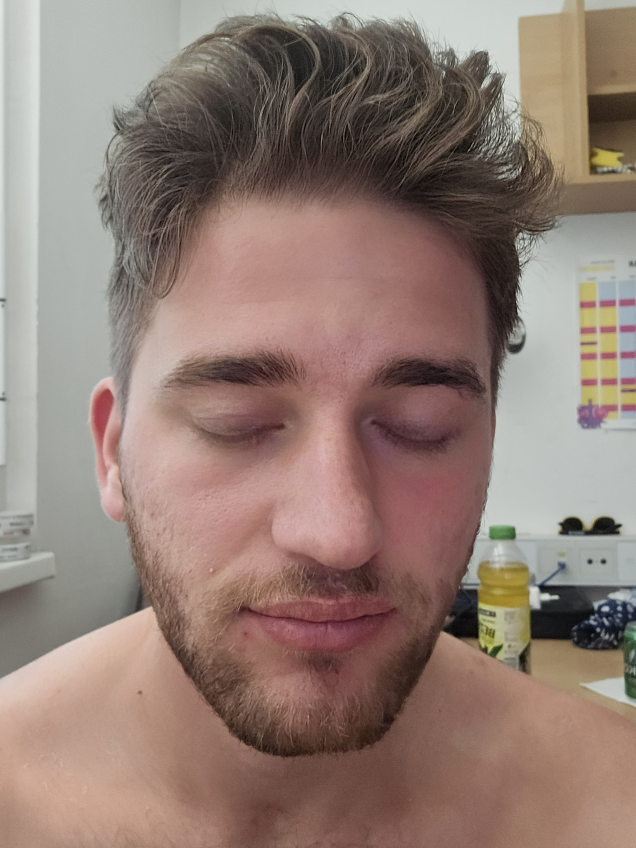
#> input picture Osnove_racunalniskega_vida/data_raw/FaceDetection/1000010593.jpg, 2544 x 3392 px (shown at 1/4 size); its folder holds 3 pictures in this run
$ python process_data.py
#> lines starting #> are read from the running program, lines starting #| are printed output that depends on the picture; after the words box and inside, x2 and y2 are one past the last pixel; in counts of white or black regions, pixels touching at a corner belong together
#> in imread_unicode, returned value is the input picture: shape (3392, 2544, 3); mean B, G, R 116.3, 125.4, 145.9
import cv2 as cv
import numpy as np
import os
import random

face_cascade = cv.CascadeClassifier(cv.data.haarcascades + "haarcascade_frontalface_default.xml")

def crop_to_face(img):
    gray = cv.cvtColor(img, cv.COLOR_RGB2GRAY)
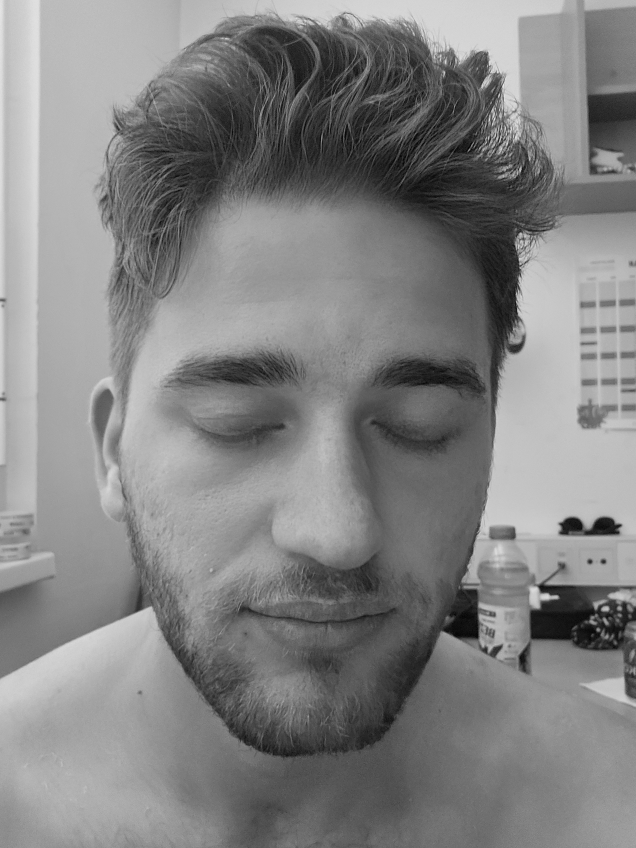
#> gray: shape (3392, 2544) (shown at 1/4 size); min 0, max 248, mean 130.5
    faces = face_cascade.detectMultiScale(gray, 1.1, 6)
#> faces = [[319, 906, 1997, 1997]]

    if len(faces) > 0:
        (x, y, w, h) = max(faces, key=lambda b: b[2] * b[3])
#> x = 319; y = 906; w = 1997; h = 1997
        pad_x = int(w * 0.15)
#> pad_x = 299
        pad_y_top = int(h * 0.1)
#> pad_y_top = 199
        pad_y_bottom = int(h * 0.3)
#> pad_y_bottom = 599
        x_new = max(0, x - pad_x)
#> x_new = 20
        y_new = max(0, y - pad_y_top)
#> y_new = 707
        w_new = min(img.shape[1] - x_new, w + 2 * pad_x)
#> w_new = 2524
        h_new = min(img.shape[0] - y_new, h + pad_y_top + pad_y_bottom)
#> h_new = 2685
        return img[y_new:y_new+h_new, x_new:x_new+w_new]
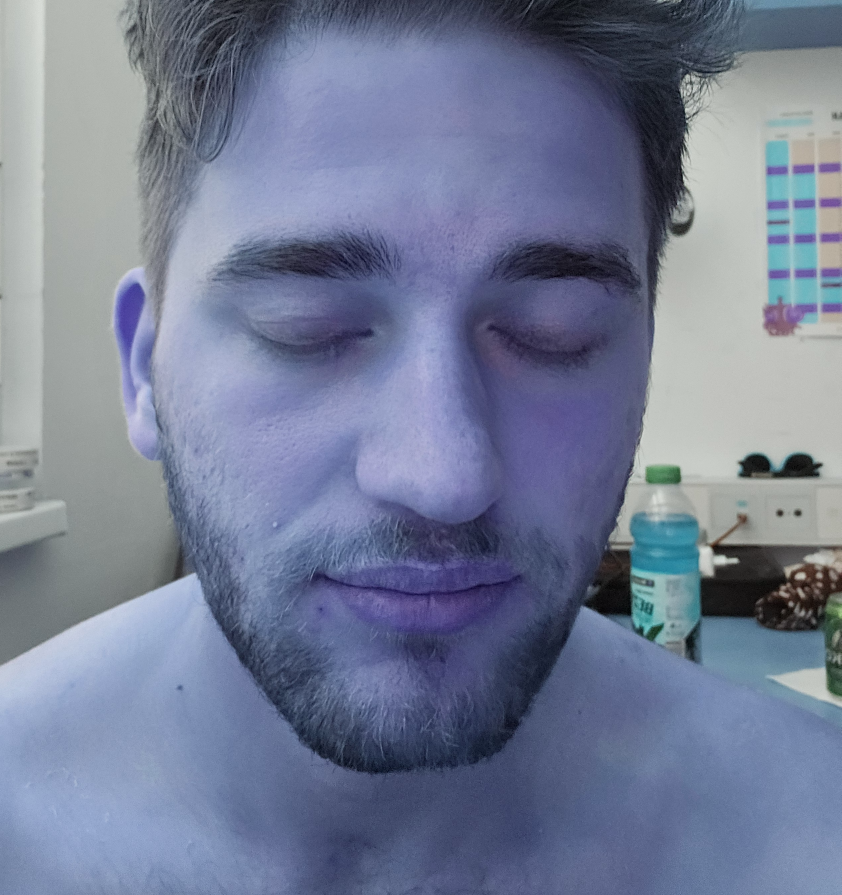
#> returned value: shape (2685, 2524, 3) (shown at 1/3 size); mean of channels 0, 1, 2 149.6, 124.8, 116; drawn as B, G, R
    return None

def align_face(img):
    eye_cascade = cv.CascadeClassifier(cv.data.haarcascades + "haarcascade_eye.xml")
    gray = cv.cvtColor(img, cv.COLOR_RGB2GRAY)
    eyes = eye_cascade.detectMultiScale(gray)

    if len(eyes) >= 2:
        return img
    return None

def imread_unicode(path):
    try:
        return cv.imdecode(np.fromfile(path, dtype=np.uint8), cv.IMREAD_COLOR)
    except:
        return None

def preprocess_image(img):
    img = cv.GaussianBlur(img, (3, 3), 0)

    gray = cv.cvtColor(img, cv.COLOR_RGB2GRAY)
#> gray: shape (224, 224)
    '''gray = cv.equalizeHist(gray)'''
    clache = cv.createCLAHE(clipLimit=2.0, tileGridSize=(8, 8))
    gray = clache.apply(gray)
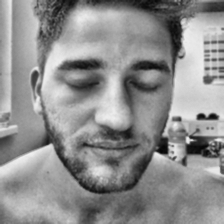
#> gray: shape (224, 224); min 5, max 239, mean 142.6

    img = cv.cvtColor(gray, cv.COLOR_GRAY2RGB)
    img = cv.normalize(img, None, alpha=0, beta=1, norm_type=cv.NORM_MINMAX)
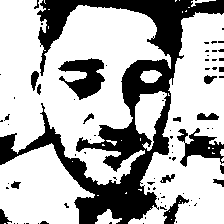
#> img: shape (224, 224, 3); values 0 (black) and 1 (white), 69.2% white; 83 black regions (66 under 20 px), largest, box (x1, y1, x2, y2) and area: (0, 0, 224, 224) 12227, (58, 58, 105, 100) 1086, (177, 128, 224, 167) 817
    return img

def augment_image(img):
    img_flip = cv.flip(img, 1)
#> img_flip: shape (224, 224, 3); values 0 (black) and 1 (white), 69.2% white; 83 black regions (66 under 20 px), largest, box (x1, y1, x2, y2) and area: (0, 0, 224, 224) 12227, (119, 58, 166, 100) 1086, (0, 128, 47, 167) 817

    h, w = img.shape[:2]
#> h = 224; w = 224
    center = (w // 2, h // 2)
#> center = (112, 112)

    M_15 = cv.getRotationMatrix2D(center, 15, 1.0)
    img_rotate_15 = cv.warpAffine(img, M_15, (w, h))
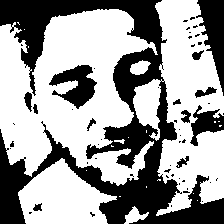
#> img_rotate_15: shape (224, 224, 3); values 0 (black) and 1 (white), 61.7% white; 56 black regions (43 under 20 px), largest, box (x1, y1, x2, y2) and area: (0, 0, 224, 224) 15338, (196, 0, 224, 96) 1363, (49, 65, 97, 109) 1084

    M_neg15 = cv.getRotationMatrix2D(center, -15, 1.0)
    img_rotate_neg15 = cv.warpAffine(img, M_neg15, (w, h))
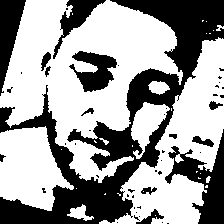
#> img_rotate_neg15: shape (224, 224, 3); values 0 (black) and 1 (white), 61.7% white; 48 black regions (34 under 20 px), largest, box (x1, y1, x2, y2) and area: (0, 0, 224, 224) 13046, (165, 129, 224, 224) 2151, (0, 0, 26, 96) 1282

    img_bright = cv.convertScaleAbs(img, alpha=1.0, beta=40)
    img_bright1 = cv.convertScaleAbs(img, alpha=1.0, beta=70)
    img_dark = cv.convertScaleAbs(img, alpha=1.0, beta=-40)

    img_blur = cv.GaussianBlur(img, (9, 9), 0)
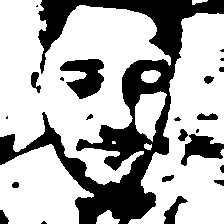
#> img_blur: shape (224, 224, 3); values 0 (black) and 1 (white), 69.9% white; 23 black regions (8 under 20 px), largest, box (x1, y1, x2, y2) and area: (0, 0, 224, 224) 12325, (60, 59, 104, 99) 1053, (181, 134, 224, 166) 719

    return [
        ("orig", img),
        ("flip", img_flip),
        ("rot15", img_rotate_15),
        ("rot_neg15", img_rotate_neg15),
        ("bright", img_bright),
        ("bright1", img_bright1),
        ("dark", img_dark),
        ("blur", img_blur)
    ]

BASE_DIR = os.path.dirname(os.path.dirname(os.path.abspath(__file__)))

RAW_DIR = os.path.join(BASE_DIR, "data_raw")
OUT_DIR = os.path.join(BASE_DIR, "dataset")

IMG_SIZE = (224, 224)

classes = {
    "FaceDetection": "FaceDetection",
    "NotFace": "NotFace"
}

for label, folder in classes.items():
    class_path = os.path.join(RAW_DIR, folder)

    if not os.path.exists(class_path):
        print(f"Directory {class_path} does not exist. Skipping '{label}'")
        continue

    print(f"Processing {label} from {class_path}")

    files = [f for f in os.listdir(class_path) if os.path.isfile(os.path.join(class_path, f))]
    random.shuffle(files)

    total_files = len(files)
    train_end = int(total_files * 0.7)
    val_end = int(total_files * 0.85)

    splits = {
        "train": files[:train_end],
        "val": files[train_end:val_end],
        "test": files[val_end:]
    }

    for split_name, split_files in splits.items():
        save_dir = os.path.join(OUT_DIR, split_name, label)
        os.makedirs(save_dir, exist_ok=True)

        for file in split_files:
            img_path = os.path.join(class_path, file)
            img = imread_unicode(img_path)

            if img is None:
                print(f"Skipping bad image: {img_path}")
                continue

            img = cv.cvtColor(img, cv.COLOR_BGR2RGB)

            face_img = crop_to_face(img)
            if face_img is None:
                print(f"No face detected, skipping: {img_path}")
                continue

            img = cv.resize(face_img, IMG_SIZE)
            img = preprocess_image(img)

            augmented_images = augment_image(img)
#> augmented_images = 8 items

            for prefix, aug_img in augmented_images:
                name_without_ext = os.path.splitext(file)[0]
                new_filename = f"{prefix}_{name_without_ext}.jpg"

                save_path = os.path.join(save_dir, new_filename)

                success = cv.imwrite(save_path, aug_img)
                if not success:
                    print(f"Napaka pri shranjevanju: {save_path}")
#> this loop made 8 passes
#> (prefix, new_filename) on passes 1 to 8: ('orig', 'orig_1000010593.jpg'), ('flip', 'flip_1000010593.jpg'), ('rot15', 'rot15_1000010593.jpg'), ('rot_neg15', 'rot_neg15_1000010593.jpg'), ('bright', 'bright_1000010593.jpg'), ('bright1', 'bright1_1000010593.jpg'), ('dark', 'dark_1000010593.jpg'), ('blur', 'blur_1000010593.jpg')

print("dataset ready")
